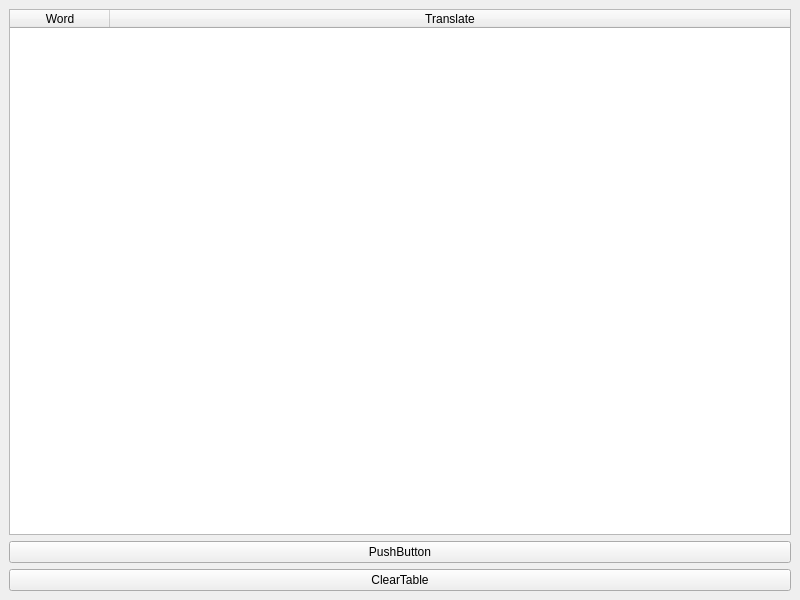
<?xml version="1.0" encoding="UTF-8"?>
<ui version="4.0">
 <class>MainWindow</class>
 <widget class="QMainWindow" name="MainWindow">
  <property name="geometry">
   <rect>
    <x>0</x>
    <y>0</y>
    <width>800</width>
    <height>600</height>
   </rect>
  </property>
  <property name="windowTitle">
   <string>MainWindow</string>
  </property>
  <widget class="QWidget" name="centralwidget">
   <layout class="QVBoxLayout" name="verticalLayout">
    <item>
     <widget class="QTableWidget" name="tableWidget">
      <property name="editTriggers">
       <set>QAbstractItemView::NoEditTriggers</set>
      </property>
      <attribute name="horizontalHeaderShowSortIndicator" stdset="0">
       <bool>true</bool>
      </attribute>
      <attribute name="horizontalHeaderStretchLastSection">
       <bool>true</bool>
      </attribute>
      <attribute name="verticalHeaderVisible">
       <bool>false</bool>
      </attribute>
      <column>
       <property name="text">
        <string>Word</string>
       </property>
      </column>
      <column>
       <property name="text">
        <string>Translate</string>
       </property>
      </column>
     </widget>
    </item>
    <item>
     <widget class="QPushButton" name="pushButton">
      <property name="text">
       <string>PushButton</string>
      </property>
     </widget>
    </item>
    <item>
     <widget class="QPushButton" name="ClearButton">
      <property name="text">
       <string>ClearTable</string>
      </property>
     </widget>
    </item>
   </layout>
  </widget>
 </widget>
 <resources/>
 <connections/>
</ui>
